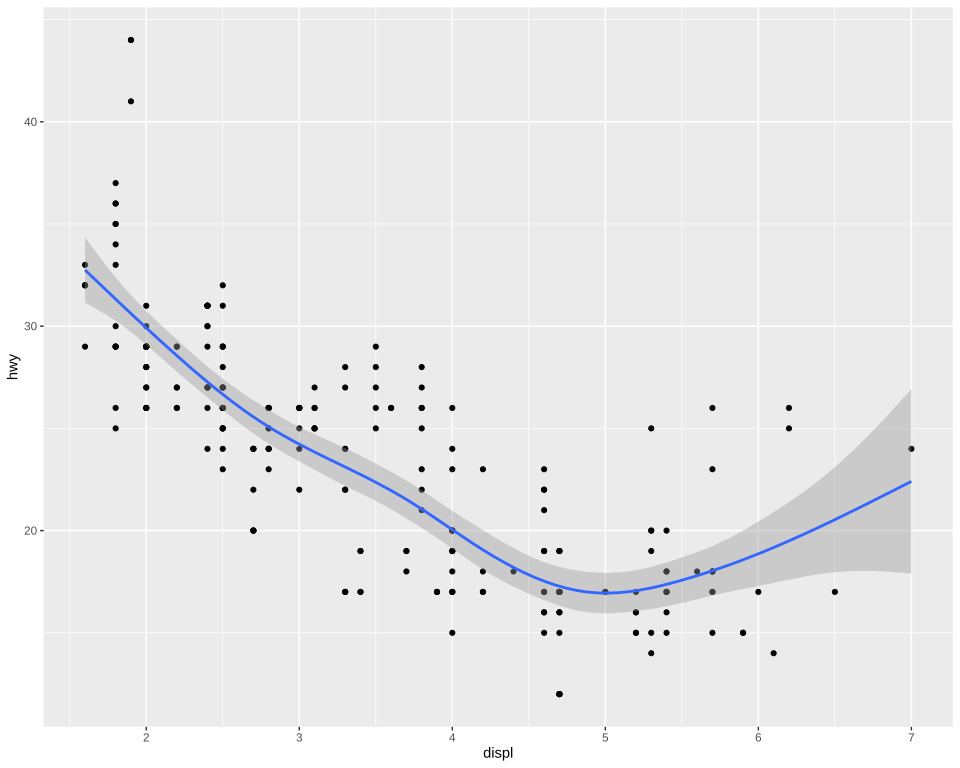

R code for this plot:
# The plot test/golden/smooth_gam_points.svg draws, drawn by ggplot2 itself, as ggplot2's own visual tests
# draw their snapshots: the independent check on that golden whenever it changes. The suite never
# runs this; it needs R, ggplot2 and vdiffr, saved as the Docker image giggly-r:ggplot2-4.0.3. From
# the repository's root:
#
#   docker run --rm -v "$PWD/test/golden":/golden:ro giggly-r:ggplot2-4.0.3 \
#     Rscript /golden/smooth_gam_points.R > smooth_gam_points.ggplot2.svg
#
# and compare the two drawings element by element, as test/golden/point.R describes.
# Its gam is fitted as Giggly fits one, by test/golden/giggly_gam.R.
#
# mpg's points under a gam smooth, method = "gam" over its 234 rows.
# First checked with ggplot2 4.0.3 and vdiffr 1.0.9: every element matches, in order, the x axis
# drawn before the y as test/golden/point.R describes, and every clip path.

source("/golden/giggly_gam.R")
plot <- ggplot(mpg, aes(displ, hwy)) + geom_point() +
  geom_smooth(method = giggly_gam, formula = y ~ x) + theme_gray()
file <- tempfile(fileext = ".svg")
vdiffr::write_svg(plot, file)
cat(readLines(file), sep = "\n")
